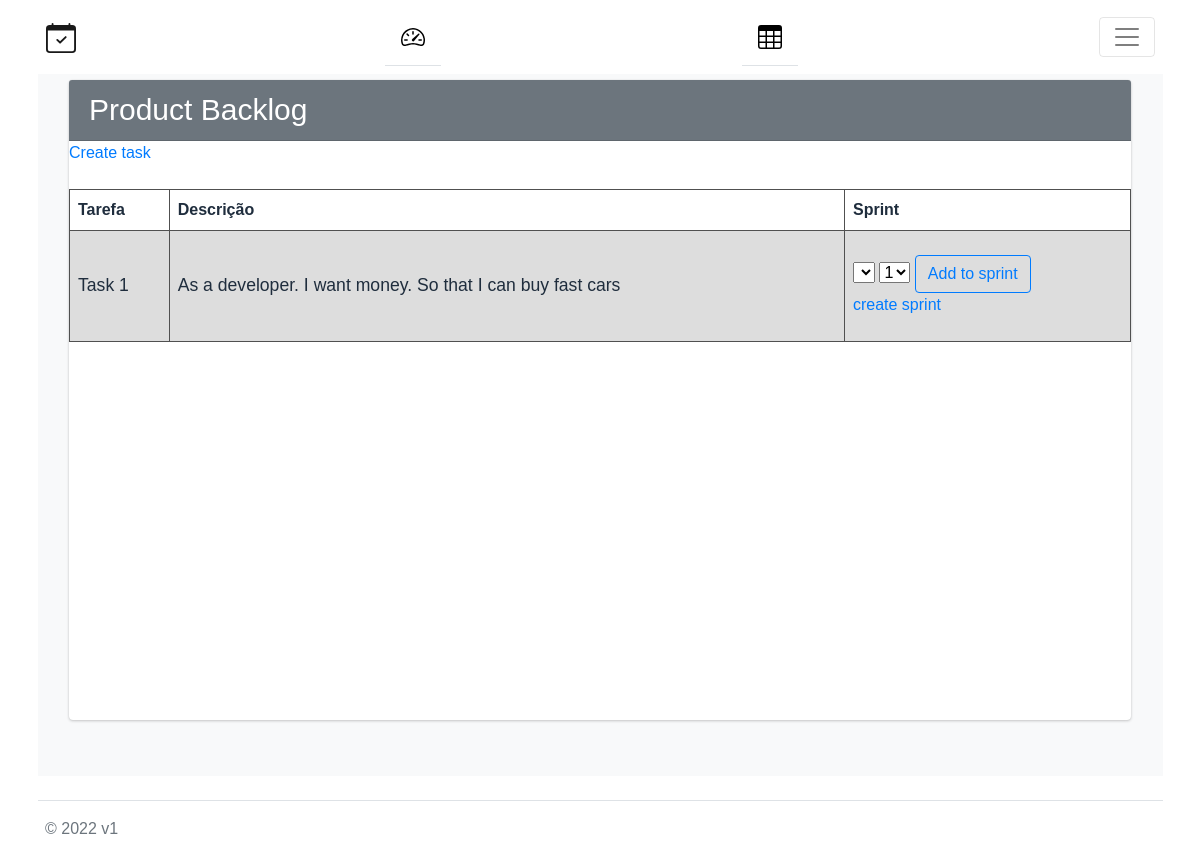
/projects/7/product_backlog (signed in), run on the app's committed database.
### scrum/models.py (models this page shows)
class Task(models.Model):
    title = models.TextField()
    as_a = models.TextField()
    i_want = models.TextField()
    so_that = models.TextField()
    annotations = models.TextField()
    points = models.IntegerField()
    created_by = models.ForeignKey(User, on_delete=models.CASCADE, related_name='created_by+')
    created_at = models.DateTimeField(auto_now_add=True)
    assigned_for = models.ManyToManyField(User)
    priority = models.IntegerField()
    TODO = 1
    IN_PROGRESS = 2
    FINISHED = 3
    STATE_CHOICES = (
        (TODO, 'To Do'),
        (IN_PROGRESS, 'In Progress'),
        (FINISHED, 'Finished'),
    )
    state = models.PositiveSmallIntegerField(choices=STATE_CHOICES, blank=True, null=True)

### scrum/views.py (the view)
# urls.py: path('projects/<int:project_id>/product_backlog', scrum_views.product_backlog, name='product-backlog'),
@login_required
def product_backlog(request, project_id=None):
    proj = Project.objects.filter(id=project_id).first()
    user_prof = UserProfile.objects.filter(user=request.user).first()
    return render(request, 'scrum/product_backlog.html', {'title': f"Product Backlog", 'projects': user_prof.projects.all().values(), 'tasks': proj.tasks.values(),
                                                          'sprints': proj.sprints.values(),'project': proj})

### scrum/templates/scrum/product_backlog.html (shortened to what this page needs)
{% extends "scrum/base2.html" %}
{% block content %}
{% load static %}
<link rel="stylesheet" type="text/css" href="{% static 'users/static/css/all.min.css'  %}">
<link rel="stylesheet" type="text/css" href="{% static 'users/static/css/ekko-lightbox.css' %}">
<link rel="stylesheet" type="text/css" href="{% static 'users/static/css/adminlte.min.css' %}">
<link rel="stylesheet" type="text/css" href="{% static 'users/static/css/OverlayScrollbars.min.css' %}">
<section class="content pb-3">
  <div class="container-fluid h-100">
     <div style="height: 640px"; class="card card-row card-secondary">
        <div class="card-header">
           <h3 style="font-size: 30px"; class="card-title">
              Product Backlog {{n}}
           </h3>
        </div>
          <a href="/projects/{{project.id}}/add_task">Create task </a>
        <br>
          <div class="card-group">
            <table>
              <tr>
                <th>Tarefa</th>
                <th>Descrição</th>
                <th>Sprint</th>
              </tr>
          {% for task in tasks %}
              <tr>
                <td>
            {% if task.priority == 2%}
                {% if task.points == 8 %}
                  <h5 class="card-title">{{task.title}}</h5>
                {% endif %}
            {% endif %}
                </td>
                <td>
            {% if task.priority == 2%}
                {% if task.points == 8 %}
                  <h6 class="card-title">As a {{task.as_a}}. I want {{task.i_want}}. So that {{task.so_that}}</h6>
                {% endif %}
            {% endif %}
                </td>
                <td>
                  <p>
                      <form action="add_task_sprint" method="post">
                          <select name="task_id" style="display=none">
                              <option value="{{task.id}}"></option>
                          </select>
                          <select name="sprint_number">
                              {% for sprint in sprints %}
                              <option value="{{sprint.number}}">{{sprint.number}}</option>
                              {% endfor %}
                          </select>
                          <button type="submit" class="btn btn-outline-primary">Add to sprint</button>
                      </form>
                      <a href="create_sprint">create sprint</a>
                  </p>
                  {% endfor %}
                </td>
              </tr>
            </table>
  </div>
</section>
{% endblock content %}

### scrum/templates/scrum/product_backlog.html (style rules this page uses)
h5.card-title { text-align: left; }
* { box-sizing: border-box; }
body { font-family: Arial, Helvetica, sans-serif; }
table { font-family: arial, sans-serif; border-collapse: collapse; width: 100%; }
td, th { border: 1px solid #505050; text-align: left; padding: 8px; }
tr:nth-child(even) { background-color: #dddddd; }

### data on the page
Task: title "Task 1", as_a "developer", i_want "money", so_that "I can buy fast cars"

### other printed values
form field sprint_number "1"
